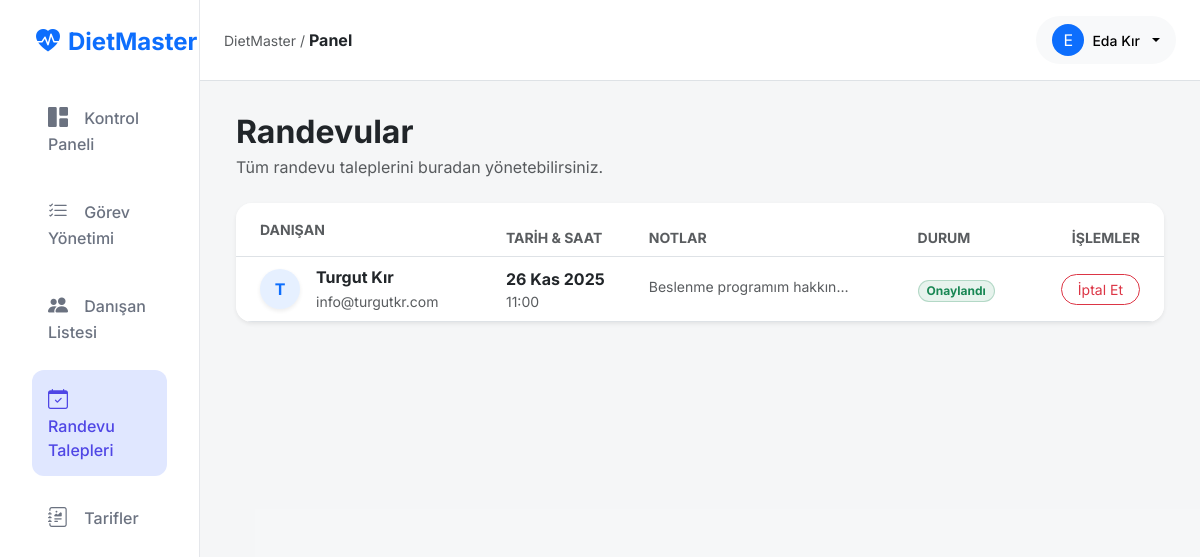
Screenshot of /appointments/list/ (signed in) with the database file from the repository.
### apps/users/models.py (models this page shows, shortened)
class CustomUser(AbstractUser):
    class Role(models.TextChoices):
        ADMIN = "ADMIN", "Diyetisyen (Admin)"
        STAFF = "STAFF", "Stajyer"
        CLIENT = "CLIENT", "Danışan"
        NEW_CLIENT = "NEW_CLIENT", "Yeni Üye (Potansiyel)"
    role = models.CharField(
        max_length=50,
        choices=Role.choices,
        default=Role.NEW_CLIENT,
        verbose_name="Kullanıcı Rolü"
    )
    phone_number = models.CharField(
        max_length=15,
        blank=True,
        null=True,
        verbose_name="Telefon Numarası"
    )
    profile_photo = models.ImageField(
        upload_to='profile_photos/',
        blank=True,
        null=True,
        verbose_name="Profil Fotoğrafı"
    )

### apps/appointments/models.py (models this page shows, shortened)
class Appointment(models.Model):
    STATUS_CHOICES = [
        ('pending', _('Beklemede')),
        ('approved', _('Onaylandı')),
        ('cancelled', _('İptal Edildi')),
        ('rejected', _('Reddedildi')),
    ]
    client = models.ForeignKey(
        settings.AUTH_USER_MODEL,
        on_delete=models.CASCADE,
        related_name='appointments',
        verbose_name=_('Danışan')
    )
    date = models.DateField(_('Tarih'))
    time = models.TimeField(_('Saat'))
    status = models.CharField(
        _('Durum'),
        max_length=20,
        choices=STATUS_CHOICES,
        default='pending'
    )
    duration = models.PositiveIntegerField(_('Süre (Dakika)'), default=60)
    notes = models.TextField(_('Notlar'), blank=True, null=True)
    created_at = models.DateTimeField(auto_now_add=True)
    objects = AppointmentManager()
    class Meta:
        ordering = ['-date', '-time']
        verbose_name = _('Randevu')
        verbose_name_plural = _('Randevular')

### apps/appointments/views.py (the view)
# urls.py: path('list/', views.list_view, name='list'),  # BUGFIX: Added missing list view
@login_required
def list_view(request):
    today = date.today()
    if request.user.role == 'ADMIN':
        appointments = Appointment.objects.active().select_related('client').order_by('-date', '-time')
    else:
        appointments = Appointment.objects.filter(
            client=request.user
        ).order_by('-date', '-time')
    context = {
        'appointments': appointments,
        'today': today,
    }
    return render(request, 'appointments/list.html', context)

### apps/appointments/models.py (called while the page is built)
    def active(self):
        return self.filter(status__in=['pending', 'approved'])

    def get_queryset(self):
        return AppointmentQuerySet(self.model, using=self._db)

    def active(self):
        return self.get_queryset().active()

### apps/appointments/templates/appointments/list.html (shortened to what this page needs)
{% extends 'base.html' %}
{% load static %}
{% block content %}
<div class="container-fluid py-2">
    <div class="d-flex justify-content-between align-items-center mb-4">
        <div>
            <h2 class="fw-bold mb-1 text-dark">Randevular</h2>
            <p class="text-muted mb-0">
                {% if user.role == 'ADMIN' %}
                    Tüm randevu taleplerini buradan yönetebilirsiniz.
                {% else %}
                    Randevu geçmişinizi ve durumlarını buradan takip edebilirsiniz.
                {% endif %}
            </p>
        </div>
    </div>
    {% if user.role == 'ADMIN' %}
        <div class="card border-0 shadow-sm rounded-4 overflow-hidden">
            <div class="table-responsive">
                <table class="table table-hover align-middle mb-0">
                    <thead class="bg-light">
                        <tr>
                            <th class="ps-4 py-3 text-muted small text-uppercase fw-bold">Danışan</th>
                            <th class="text-muted small text-uppercase fw-bold">Tarih & Saat</th>
                            <th class="text-muted small text-uppercase fw-bold">Notlar</th>
                            <th class="text-muted small text-uppercase fw-bold">Durum</th>
                            <th class="text-end pe-4 text-muted small text-uppercase fw-bold">İşlemler</th>
                        </tr>
                    </thead>
                    <tbody>
                        {% for appointment in appointments %}
                            {% include 'appointments/partials/admin_row.html' %}
                        {% endfor %}
                    </tbody>
                </table>
            </div>
        </div>
    {% endif %}
</div>
{% endblock %}

### templates/base.html (shortened to what this page needs)
{% load static %}
<!DOCTYPE html>
<html lang="tr">
<head>
    <link href="https://cdn.jsdelivr.net/npm/bootstrap@5.3.2/dist/css/bootstrap.min.css" rel="stylesheet">
    <link rel="stylesheet" href="https://cdn.jsdelivr.net/npm/bootstrap-icons@1.11.3/font/bootstrap-icons.min.css">
    <link rel="stylesheet" href="{% static 'css/main.css' %}">
</head>
<body>
<div class="container-fluid">
    <div class="row">
        {% if user.is_authenticated %}
        <nav id="sidebar" class="col-md-3 col-lg-2 d-none d-md-block sidebar min-vh-100">
            <div class="position-sticky pt-3">
                <div class="px-4 pb-4 pt-2">
                    <a class="navbar-brand fs-4 fw-bold text-primary d-flex align-items-center" href="{% url 'core:dashboard' %}">
                        <i class="bi bi-heart-pulse-fill me-2"></i> DietMaster
                    </a>
                </div>
                <ul class="nav flex-column px-2">
                    <li class="nav-item mb-1">
                        <a class="nav-link {% if request.resolver_match.view_name == 'core:dashboard' %}active{% endif %}" href="{% url 'core:dashboard' %}">
                            <i class="bi bi-grid-1x2-fill"></i>
                            <span>Kontrol Paneli</span>
                        </a>
                    </li>
                    {% if user.role == 'ADMIN' %}
                    <li class="nav-item mb-1">
                        <a class="nav-link {% if 'gamification' in request.path %}active{% endif %}" href="{% url 'gamification:manager' %}">
                            <i class="bi bi-list-check"></i>
                            <span>Görev Yönetimi</span>
                        </a>
                    </li>
                    <li class="nav-item mb-1">
                        <a class="nav-link {% if 'nutrition/clients' in request.path %}active{% endif %}" href="{% url 'nutrition:client_list' %}">
                            <i class="bi bi-people-fill"></i>
                            <span>Danışan Listesi</span>
                        </a>
                    </li>
                    <li class="nav-item mb-1">
                        <a class="nav-link {% if 'appointments' in request.path %}active{% endif %}" href="{% url 'appointments:calendar' %}">
                            <i class="bi bi-calendar-check"></i>
                            <span>Randevu Talepleri</span>
                        </a>
                    </li>
                    {% endif %}
                    <li class="nav-item mb-1">
                        <a class="nav-link {% if 'recipes' in request.resolver_match.view_name %}active{% endif %}" href="{% url 'recipes:list' %}">
                            <i class="bi bi-journal-richtext"></i>
                            <span>Tarifler</span>
                        </a>
                    </li>
                </ul>
            </div>
        </nav>
        {% endif %}
        <div class="col-md-9 ms-sm-auto col-lg-10 p-0 bg-light bg-opacity-50 min-vh-100">
            <header class="header-navbar sticky-top bg-white border-bottom d-flex align-items-center justify-content-between px-4 py-3">
                <div class="d-none d-md-block">
                    <span class="text-muted small">DietMaster / </span>
                    <span class="fw-bold text-dark">{% block title_breadcrumb %}Panel{% endblock %}</span>
                </div>
                <div class="dropdown">
                    <button class="btn btn-light bg-gray-50 border-0 dropdown-toggle d-flex align-items-center gap-2 py-2 px-3 rounded-pill" type="button" data-bs-toggle="dropdown" aria-expanded="false">
                        <div class="bg-primary text-white rounded-circle d-flex align-items-center justify-content-center" style="width: 32px; height: 32px;">
                            {{ request.user.first_name|slice:":1"|default:request.user.username|slice:":1"|upper }}
                        </div>
                        <span class="fw-medium small d-none d-md-inline">{{ request.user.get_full_name|default:request.user.username }}</span>
                    </button>
                </div>
            </header>
            <main class="p-4">
                {% block content %}{% endblock %}
            </main>
        </div>
    </div>
</div>
</body>
</html>

### apps/appointments/templates/appointments/partials/admin_row.html
<tr id="appointment-row-{{ appointment.id }}">
    <td class="ps-4">
        <div class="d-flex align-items-center">
            <div class="bg-primary bg-opacity-10 text-primary rounded-circle d-flex align-items-center justify-content-center me-3 fw-bold shadow-sm" style="width: 40px; height: 40px;">
                {{ appointment.client.first_name|slice:":1"|default:"?" }}
            </div>
            <div>
                <div class="fw-bold text-dark">{{ appointment.client.get_full_name|default:appointment.client.username }}</div>
                <small class="text-muted">{{ appointment.client.email }}</small>
            </div>
        </div>
    </td>
    <td>
        <div class="d-flex flex-column">
            <span class="fw-bold text-dark">{{ appointment.date|date:"d M Y" }}</span>
            <span class="text-muted small">{{ appointment.time|time:"H:i" }}</span>
        </div>
    </td>
    <td>
        {% if appointment.notes %}
            <span class="text-muted small text-truncate d-inline-block" style="max-width: 200px;" title="{{ appointment.notes }}">
                {{ appointment.notes }}
            </span>
        {% else %}
            <span class="text-muted small">-</span>
        {% endif %}
    </td>
    <td>
        {% if appointment.status == 'pending' %}
            <span class="badge bg-warning bg-opacity-10 text-warning border border-warning border-opacity-25 px-2 py-1 rounded-pill">Beklemede</span>
        {% elif appointment.status == 'approved' %}
            <span class="badge bg-success bg-opacity-10 text-success border border-success border-opacity-25 px-2 py-1 rounded-pill">Onaylandı</span>
        {% elif appointment.status == 'rejected' %}
            <span class="badge bg-danger bg-opacity-10 text-danger border border-danger border-opacity-25 px-2 py-1 rounded-pill">Reddedildi</span>
        {% elif appointment.status == 'cancelled' %}
            <span class="badge bg-secondary bg-opacity-10 text-secondary border border-secondary border-opacity-25 px-2 py-1 rounded-pill">İptal</span>
        {% endif %}
    </td>
    <td class="text-end pe-4">
        {% if appointment.status == 'pending' %}
            <div class="btn-group" role="group">
                <button class="btn btn-sm btn-success rounded-start-pill px-3"
                        hx-post="{% url 'appointments:update_status' appointment.id %}?status=approved&context=table"
                        hx-target="#appointment-row-{{ appointment.id }}"
                        hx-swap="outerHTML"
                        hx-disabled-elt="this"
                        title="Onayla">
                    <i class="bi bi-check-lg"></i>
                </button>
                <button class="btn btn-sm btn-danger rounded-end-pill px-3"
                        hx-post="{% url 'appointments:update_status' appointment.id %}?status=rejected&context=table"
                        hx-target="#appointment-row-{{ appointment.id }}"
                        hx-swap="outerHTML"
                        hx-disabled-elt="this"
                        title="Reddet">
                    <i class="bi bi-x-lg"></i>
                </button>
            </div>
        {% elif appointment.status == 'approved' %}
            <button class="btn btn-sm btn-outline-danger rounded-pill px-3"
                    hx-post="{% url 'appointments:update_status' appointment.id %}?status=cancelled&context=table"
                    hx-target="#appointment-row-{{ appointment.id }}"
                    hx-swap="outerHTML"
                    hx-disabled-elt="this"
                    hx-confirm="Randevuyu iptal etmek istediğinize emin misiniz?">
                İptal Et
            </button>
        {% else %}
            <span class="text-muted small">-</span>
        {% endif %}
    </td>
</tr>

### static/css/main.css (style rules this page uses)
:root { --primary: #6366f1; --primary-dark: #4f46e5; --primary-light: #e0e7ff; --secondary: #64748b; --success: #10b981; --warning: #f59e0b; --danger: #ef4444; --bg-body: #f3f4f6; --bg-card: #ffffff; --gradient-primary: linear-gradient(135deg, #6366f1 0%, #4f46e5 100%); --shadow-sm: 0 1px 2px 0 rgb(0 0 0 / 0.05); --shadow-md: 0 4px 6px -1px rgb(0 0 0 / 0.1), 0 2px 4px -1px rgb(0 0 0 / 0.06); --shadow-lg: 0 10px 15px -3px rgb(0 0 0 / 0.1), 0 4px 6px -2px rgb(0 0 0 / 0.05); --radius-md: 12px; --radius-lg: 16px; --radius-full: 9999px; --transition: all 0.2s cubic-bezier(0.4, 0, 0.2, 1); }
body { font-family: 'Inter', sans-serif; background-color: var(--bg-body); color: #1f2937; -webkit-font-smoothing: antialiased; }
a { text-decoration: none; }
.sidebar { background-color: var(--bg-card); border-right: 1px solid #e5e7eb; }
.sidebar .nav-link { color: #6b7280; font-weight: 500; padding: 0.875rem 1rem; margin: 0.25rem 0.75rem; border-radius: var(--radius-md); transition: var(--transition); }
.sidebar .nav-link.active { background-color: var(--primary-light); color: var(--primary-dark); }
.sidebar .nav-link i { margin-right: 0.75rem; font-size: 1.25rem; }

### rows the page displays
CustomUser: user.first_name "E", user.get_full_name "Eda Kır"
Appointment: client.first_name "T", client.get_full_name "Turgut Kır", client.email "info@turgutkr.com", date "26 Kas 2025", time "11:00", notes "Beslenme programım hakkın…", status "Onaylandı"
